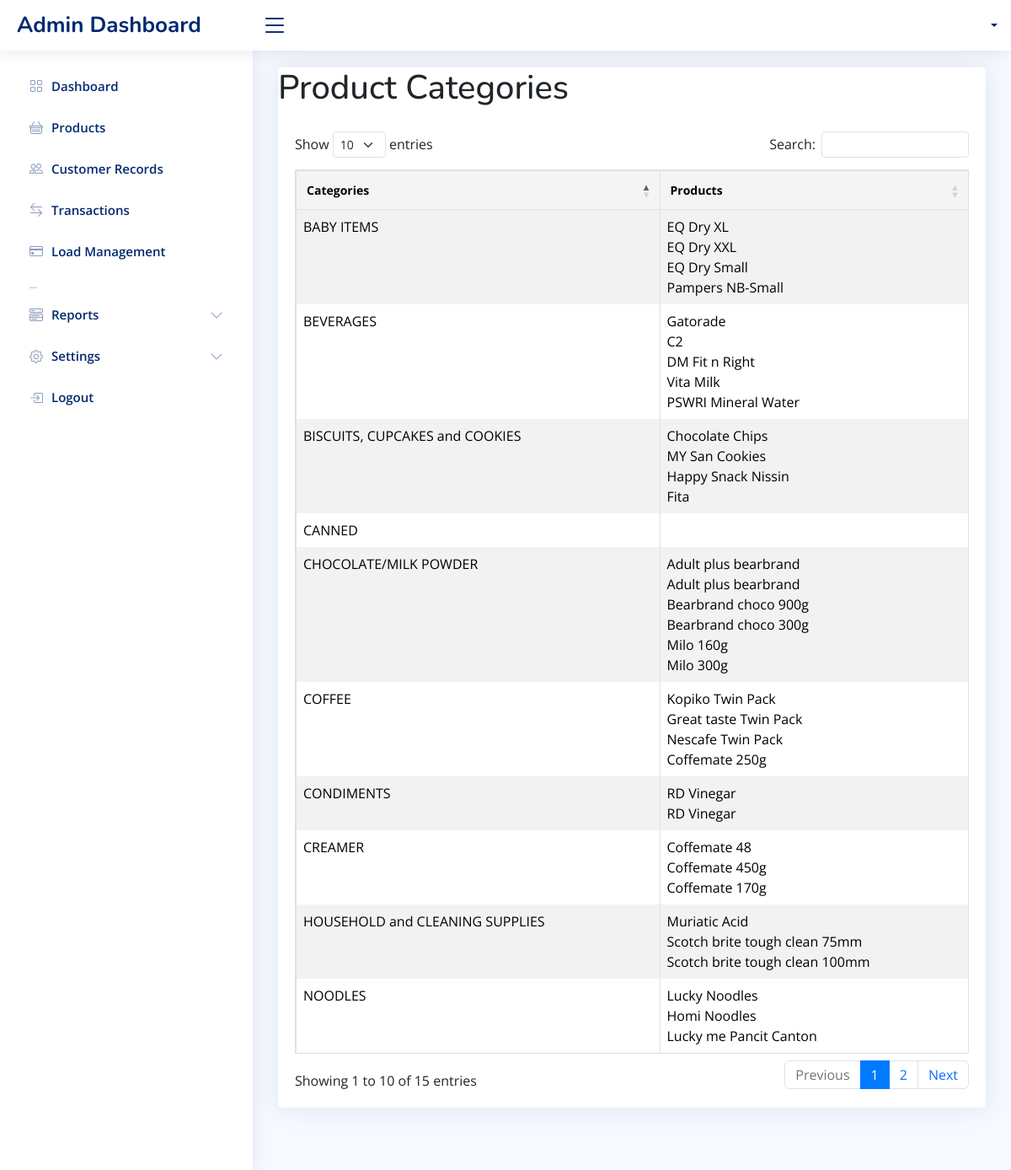
Screenshot of /reports/tbl_category.php with the database file from the repository.
### tables this page shows
CREATE TABLE `categories` (
  `category_id` int(255) NOT NULL AUTO_INCREMENT,
  `category_name` varchar(255) NOT NULL,
  PRIMARY KEY (`category_id`)
);

### reports/tbl_category.php (the view, shortened to what this page needs)
<!DOCTYPE html>
<html lang="en">
<head>
    <link rel="stylesheet" href="https://maxcdn.bootstrapcdn.com/bootstrap/4.5.2/css/bootstrap.min.css">
    <link rel="stylesheet" type="text/css" href="https://cdn.datatables.net/1.10.23/css/dataTables.bootstrap4.min.css">
</head>
<body>
<?php
include "../db_conn.php";
$sql = "SELECT * FROM categories";
$result = $con->query($sql);
include '../includes/header.php';
include '../includes/navbar.php';
include '../includes/sidebar.php';
?>
<main id="main" class="main">
    <section class="section dashboard">
    <div class="row">
        <div class="container">
            <div class="card">
            <h1 class="page-header">Product Categories</h1>
            <div class="table-container">
            <table id="example" class="table table-striped table-bordered table-hover">
                <thead>
                    <tr>
                        <th>Categories</th>
                        <th>Products</th>
                    </tr>
                </thead>
                <tbody>
                    <?php
                    while ($categoryRow = $result->fetch_assoc()) {
                        echo "<tr>";
                        echo "<td>{$categoryRow['category_name']}</td>";
                        $categoryId = $categoryRow['category_id'];
                        $productSql = "SELECT item FROM products WHERE category_id = '$categoryId'";
                        $productResult = $con->query($productSql);
                        echo "<td>";
                        while ($productRow = $productResult->fetch_assoc()) {
                            echo "{$productRow['item']}<br>";
                        }
                        echo "</td>";
                        echo "</tr>";
                    }
                    ?>
                </tbody>
            </table>
        </div>
            </div>
        </div>
        </div>
    </section>
</main>
<?php include '../includes/footer.php'; ?>
<link rel="stylesheet" href="https://cdnjs.cloudflare.com/ajax/libs/font-awesome/5.15.1/css/all.min.css">
<link rel="stylesheet" href="https://cdn.datatables.net/1.13.7/css/dataTables.bootstrap5.min.css">

### assets/css/style.css (style rules this page uses)
:root { scroll-behavior: smooth; }
body { font-family: "Open Sans", sans-serif; background: #f6f9ff; color: #444444; }
h1, h2, h3, h4, h5, h6 { font-family: "Nunito", sans-serif; }
#main { margin-top: 60px; padding: 20px 30px; transition: all 0.3s; }
.card { margin-bottom: 30px; border: none; border-radius: 5px; box-shadow: 0px 0 30px rgba(1, 41, 112, 0.1); }
@media (min-width: 1200px) { #main, #footer { margin-left: 300px; } }

### reports/tbl_category.php (style rules this page uses)
table.table { border-collapse: collapse; width: 100%; background-color: #fff; }
table.table th { padding: 12px; border: 1px solid #e0e0e0; font-size: 14px; }
table.table th { background-color: #f4f4f4; font-weight: bold; }
table.table tr:nth-child(even) { background-color: #f2f2f2; }
.table-container { padding: 20px; }

### rows the page displays
categories: category_name "COFFEE", item "Kopiko Twin Pack", item "Great taste Twin Pack", item "Nescafe Twin Pack", item "Coffemate 250g"
categories: category_name "CREAMER", item "Coffemate 48", item "Coffemate 450g", item "Coffemate 170g"
categories: category_name "CHOCOLATE/MILK POWDER", item "Adult plus bearbrand", item "Bearbrand choco 900g", item "Bearbrand choco 300g", item "Milo 160g", item "Milo 300g"
categories: category_name "BEVERAGES", item "Gatorade", item "C2", item "DM Fit n Right", item "Vita Milk", item "PSWRI Mineral Water"
categories: category_name "NOODLES", item "Lucky Noodles", item "Homi Noodles", item "Lucky me Pancit Canton"
categories: category_name "HOUSEHOLD and CLEANING SUPPLIES", item "Muriatic Acid", item "Scotch brite tough clean 75mm", item "Scotch brite tough clean 100mm"
categories: category_name "CONDIMENTS", item "RD Vinegar"
categories: category_name "CANNED"
categories: category_name "BISCUITS, CUPCAKES and COOKIES", item "Chocolate Chips", item "MY San Cookies", item "Happy Snack Nissin", item "Fita"
categories: category_name "BABY ITEMS", item "EQ Dry XL", item "EQ Dry XXL", item "EQ Dry Small", item "Pampers NB-Small"
